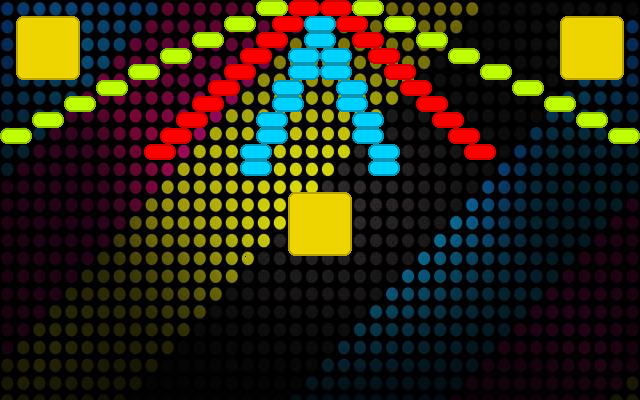

Tiled map render using the project's own tile images. Description and the map definition, with tile-layer contents summarised, below:
An orthogonal 40x25 tile map with 16x16 px tiles, 1 tile layer (Tile Layer), 1 image layer.

<map version="1.0" orientation="orthogonal" renderorder="right-down" width="40" height="25" tilewidth="16" tileheight="16" backgroundcolor="#000000">
 <tileset firstgid="1" name="Default" tilewidth="64" tileheight="64">
  <tile id="0">
   <properties>
    <property name="Name" value="BlueBlock" />
    <property name="Points" value="10" />
   </properties>
   <image width="32" height="16" source="../images/blue-block.png" />
  </tile>
  <tile id="1">
   <properties>
    <property name="Name" value="GreenBlock" />
    <property name="Points" value="20" />
   </properties>
   <image width="32" height="16" source="../images/green-block.png" />
  </tile>
  <tile id="2">
   <properties>
    <property name="Name" value="LightBlock" />
    <property name="Points" value="30" />
   </properties>
   <image width="32" height="16" source="../images/light-block.png" />
  </tile>
  <tile id="3">
   <properties>
    <property name="Name" value="RedBlock" />
    <property name="Points" value="50" />
   </properties>
   <image width="32" height="16" source="../images/red-block.png" />
  </tile>
  <tile id="4">
   <properties>
    <property name="Name" value="YellowBlock" />
    <property name="Points" value="5" />
   </properties>
   <image width="32" height="16" source="../images/yellow-block.png" />
  </tile>
  <tile id="5">
   <properties>
    <property name="Name" value="DarkBlock" />
    <property name="Points" value="100" />
   </properties>
   <image width="32" height="16" source="../images/dark-block.png" />
  </tile>
  <tile id="6">
   <properties>
    <property name="Name" value="Ball" />
   </properties>
   <image width="16" height="16" source="../images/ball.png" />
  </tile>
  <tile id="7">
   <properties>
    <property name="Name" value="Pad" />
   </properties>
   <image width="64" height="16" source="../images/pad.png" />
  </tile>
  <tile id="8">
   <properties>
    <property name="Points" value="500" />
   </properties>
   <image width="64" height="64" source="../images/big-block.png" />
  </tile>
 </tileset>
 <imagelayer name="Background" y="-1" opacity="0.9">
  <image source="../backgrounds/abstract-background-20.jpg" trans="aaaa00" />
 </imagelayer>
 <layer name="Tile Layer" width="40" height="25">
  <data>[1000 cells, 59 non-empty, 4 distinct tile ids]</data>
 </layer>
 <objectgroup name="Boundaries" visible="0" />
</map>
